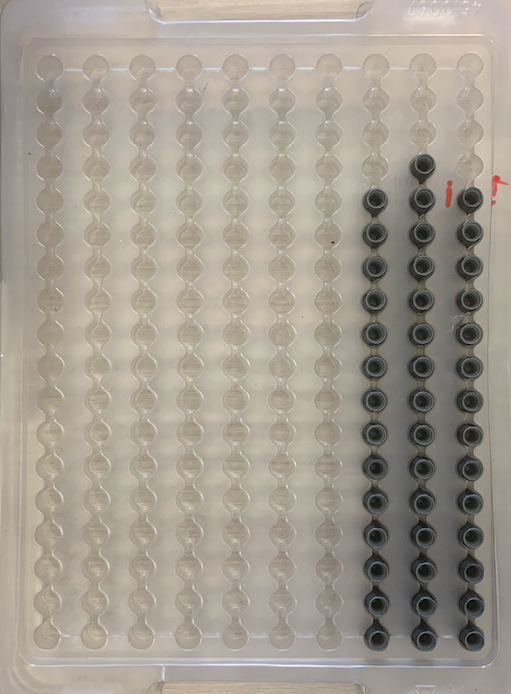
#> input picture 1.jpg, 511 x 694 px
$ jupyter execute Fast.ipynb   (shell and % lines are left out)
#> lines starting #> are read from the running program, lines starting #| are printed output that depends on the picture
[cell 1]
import cv2
import matplotlib.pyplot as plt
import numpy as np

## Switching image to grey scale

[cell 2]
# Load the image
image1 = cv2.imread('1.jpg')
#> image1 is the input picture: shape (694, 511, 3); mean B, G, R 145, 156.1, 163.7

# Convert  image to RGB
image = cv2.cvtColor(image1, cv2.COLOR_BGR2RGB)

# Convert image to gray scale
gray = cv2.cvtColor(image, cv2.COLOR_RGB2GRAY)
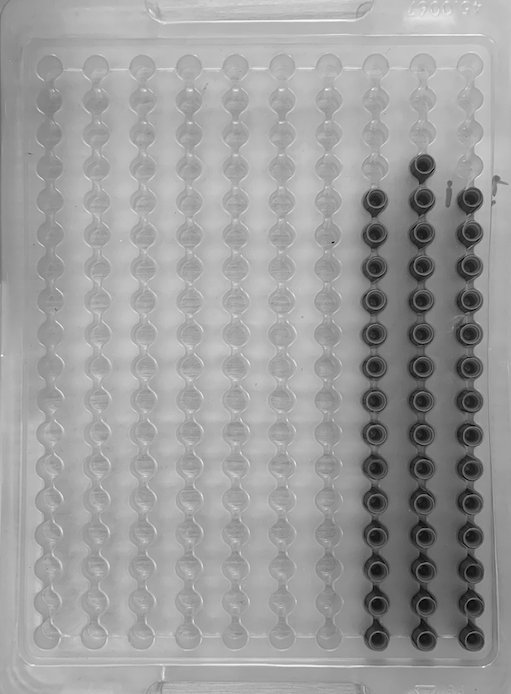
#> gray: shape (694, 511); min 0, max 253, mean 157.1

# Display image and gray image
fx, plots = plt.subplots(1, 2, figsize=(20,10))

plots[0].set_title("Orignal Image")
plots[0].imshow(image)

plots[1].set_title("Gray Image")
plots[1].imshow(gray, cmap="gray")
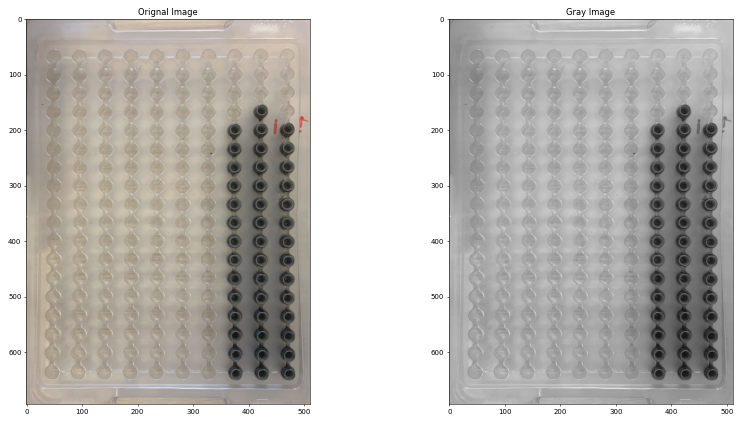
#> figure drawn by matplotlib, 2 panels

## Initiating the model with defaults

[cell 3]
fast = cv2.FastFeatureDetector_create()

# Detect keypoints with non max suppression
keypoints_with_nonmax = fast.detect(gray, None)
#> keypoints_with_nonmax = 3475 keypoints; strongest (x, y, size): (433, 169, 7), (467, 445, 7), (473, 425, 7), (463, 258, 7)

# Disable nonmaxSuppression
fast.setNonmaxSuppression(False)

# Detect keypoints without non max suppression
keypoints_without_nonmax = fast.detect(gray, None)
#> keypoints_without_nonmax = 10227 keypoints; strongest (x, y, size): (260, 3, 7), (261, 3, 7), (419, 3, 7), (431, 3, 7)

image_with_nonmax = np.copy(image)
image_without_nonmax = np.copy(image)

# Draw keypoints on top of the input image
cv2.drawKeypoints(image, keypoints_with_nonmax, image_with_nonmax, color=(0,255,0), flags=cv2.DRAW_MATCHES_FLAGS_DRAW_RICH_KEYPOINTS)
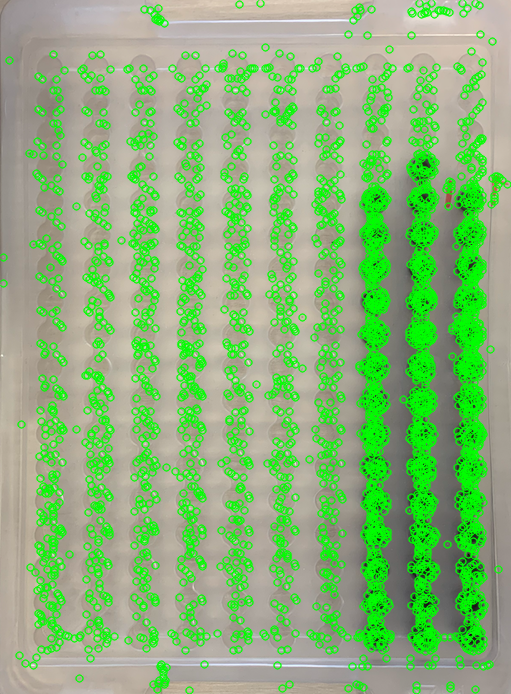
#> image_with_nonmax: shape (694, 511, 3); mean R, G, B 137.4, 179.6, 121.7
cv2.drawKeypoints(image, keypoints_without_nonmax, image_without_nonmax, color=(0,255,0), flags=cv2.DRAW_MATCHES_FLAGS_DRAW_RICH_KEYPOINTS)
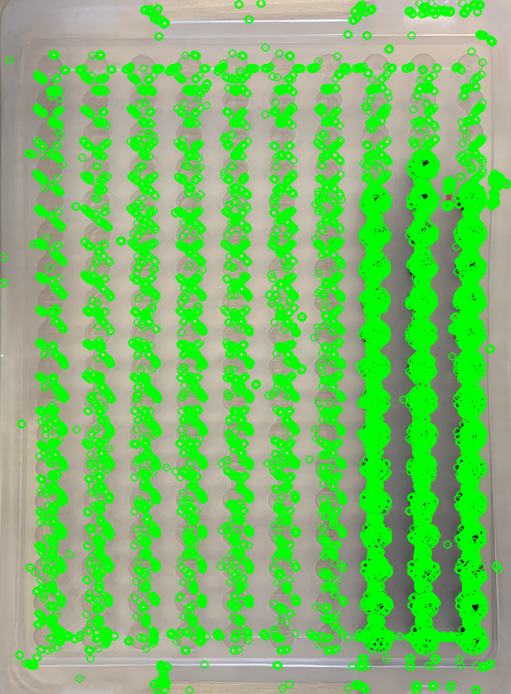
#> image_without_nonmax: shape (694, 511, 3); mean R, G, B 121.5, 190, 107.8

# Display image with and without non max suppression
fx, plots = plt.subplots(1, 2, figsize=(20,10))

plots[0].set_title("With non max suppression")
plots[0].imshow(image_with_nonmax)

plots[1].set_title("Without non max suppression")
plots[1].imshow(image_without_nonmax)

# Print the number of keypoints detected in the training image
print("Number of Keypoints Detected In The Image With Non Max Suppression: ", len(keypoints_with_nonmax))
#| Number of Keypoints Detected In The Image With Non Max Suppression:  3475

# Print the number of keypoints detected in the query image
print("Number of Keypoints Detected In The Image Without Non Max Suppression: ", len(keypoints_without_nonmax))
#| Number of Keypoints Detected In The Image Without Non Max Suppression:  10227

## After seting the Threshold to 20000

[cell 4]
fast = cv2.FastFeatureDetector_create(20000)

# Detect keypoints with non max suppression
keypoints_with_nonmax = fast.detect(gray, None)
#> keypoints_with_nonmax = 380 keypoints; strongest (x, y, size): (433, 169, 7), (467, 445, 7), (473, 425, 7), (463, 258, 7)

# Disable nonmaxSuppression
fast.setNonmaxSuppression(False)

# Detect keypoints without non max suppression
keypoints_without_nonmax = fast.detect(gray, None)
#> keypoints_without_nonmax = 627 keypoints; strongest (x, y, size): (479, 5, 7), (467, 8, 7), (149, 9, 7), (149, 10, 7)

image_with_nonmax = np.copy(image)
image_without_nonmax = np.copy(image)

# Draw keypoints on top of the input image
cv2.drawKeypoints(image, keypoints_with_nonmax, image_with_nonmax, color=(0,255,0), flags=cv2.DRAW_MATCHES_FLAGS_DRAW_RICH_KEYPOINTS)
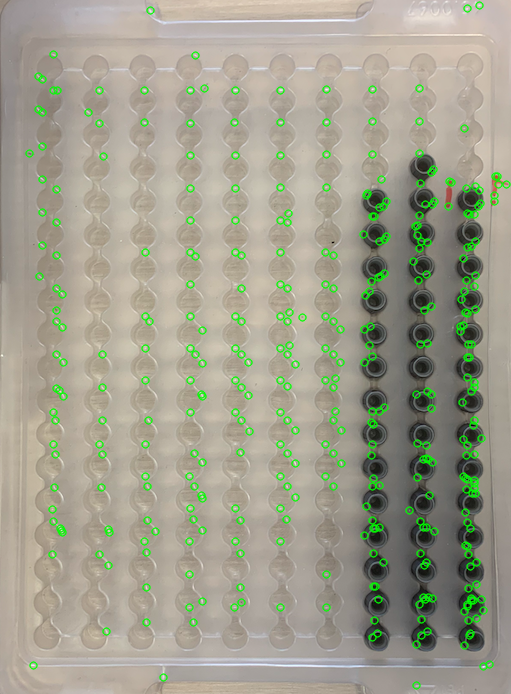
#> image_with_nonmax: shape (694, 511, 3); mean R, G, B 159.9, 159.5, 141.7
cv2.drawKeypoints(image, keypoints_without_nonmax, image_without_nonmax, color=(0,255,0), flags=cv2.DRAW_MATCHES_FLAGS_DRAW_RICH_KEYPOINTS)
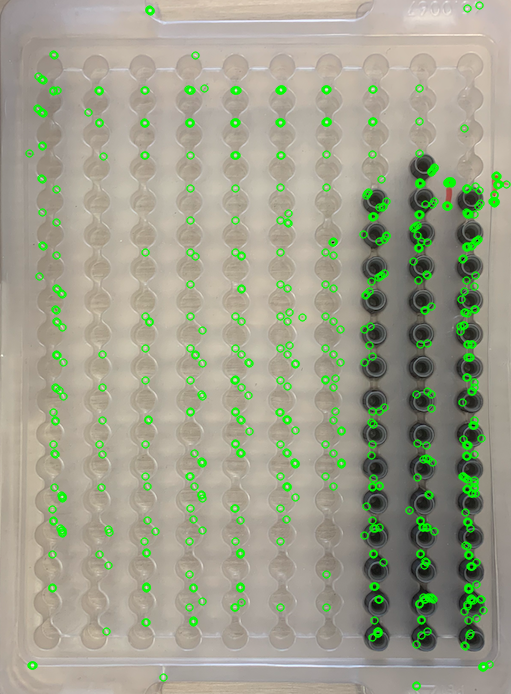
#> image_without_nonmax: shape (694, 511, 3); mean R, G, B 158.7, 160.6, 140.6

# Display image with and without non max suppression
fx, plots = plt.subplots(1, 2, figsize=(20,10))

plots[0].set_title("With non max suppression")
plots[0].imshow(image_with_nonmax)

plots[1].set_title("Without non max suppression")
plots[1].imshow(image_without_nonmax)

# Print the number of keypoints detected in the training image
print("Number of Keypoints Detected In The Image With Non Max Suppression: ", len(keypoints_with_nonmax))
#| Number of Keypoints Detected In The Image With Non Max Suppression:  380

# Print the number of keypoints detected in the query image
print("Number of Keypoints Detected In The Image Without Non Max Suppression: ", len(keypoints_without_nonmax))
#| Number of Keypoints Detected In The Image Without Non Max Suppression:  627

$ run again, with 2.jpg copied over 1.jpg
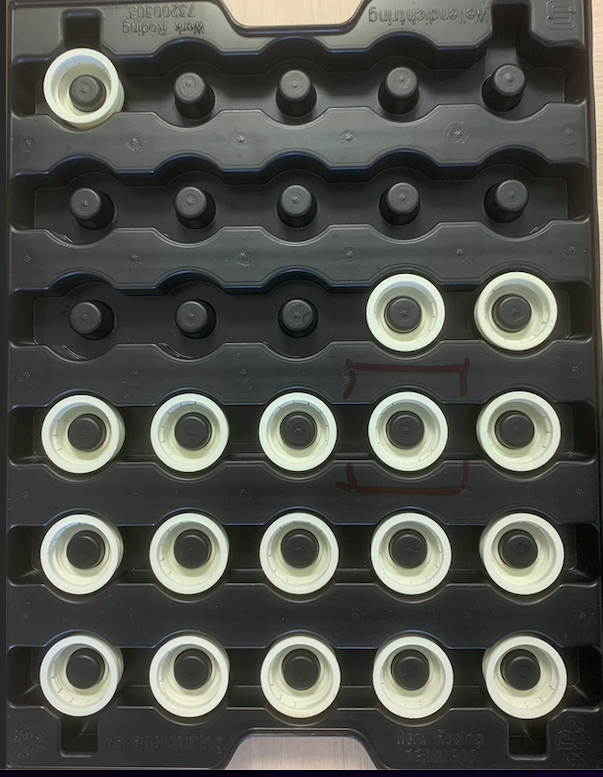
#> input picture 2.jpg, 603 x 777 px
#> image1 is the input picture: shape (777, 603, 3); mean B, G, R 77.1, 82.8, 80.8
#> `keypoints_with_nonmax = fast.detect(gray, None)`: keypoints_with_nonmax = 5265 keypoints; strongest (x, y, size): (42, 707, 7), (597, 709, 7), (502, 676, 7), (587, 219, 7)
#> `keypoints_without_nonmax = fast.detect(gray, None)`: keypoints_without_nonmax = 13540 keypoints; strongest (x, y, size): (15, 3, 7), (16, 3, 7), (17, 3, 7), (179, 3, 7)
#> `cv2.drawKeypoints(image, keypoints_without_nonmax, image_without_nonma..`:
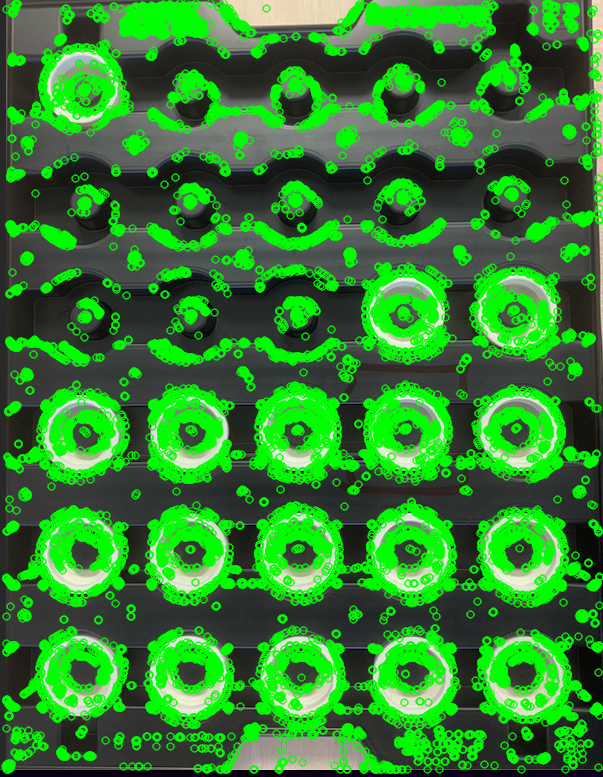
#> image_without_nonmax: shape (777, 603, 3); mean R, G, B 49.2, 129.7, 47.3
#| Number of Keypoints Detected In The Image With Non Max Suppression:  5265
#| Number of Keypoints Detected In The Image Without Non Max Suppression:  13540
#> `keypoints_with_nonmax = fast.detect(gray, None)`: keypoints_with_nonmax = 838 keypoints; strongest (x, y, size): (42, 707, 7), (502, 676, 7), (587, 219, 7), (564, 710, 7)
#> `keypoints_without_nonmax = fast.detect(gray, None)`: keypoints_without_nonmax = 1409 keypoints; strongest (x, y, size): (15, 3, 7), (16, 3, 7), (546, 4, 7), (135, 6, 7)
#> `cv2.drawKeypoints(image, keypoints_without_nonmax, image_without_nonma..`:
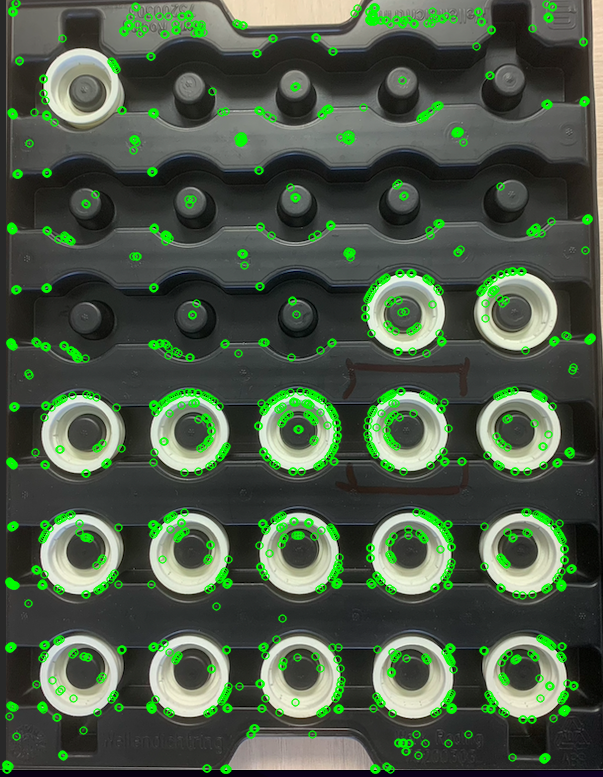
#> image_without_nonmax: shape (777, 603, 3); mean R, G, B 75.3, 91.3, 71.8
#| Number of Keypoints Detected In The Image With Non Max Suppression:  838
#| Number of Keypoints Detected In The Image Without Non Max Suppression:  1409
